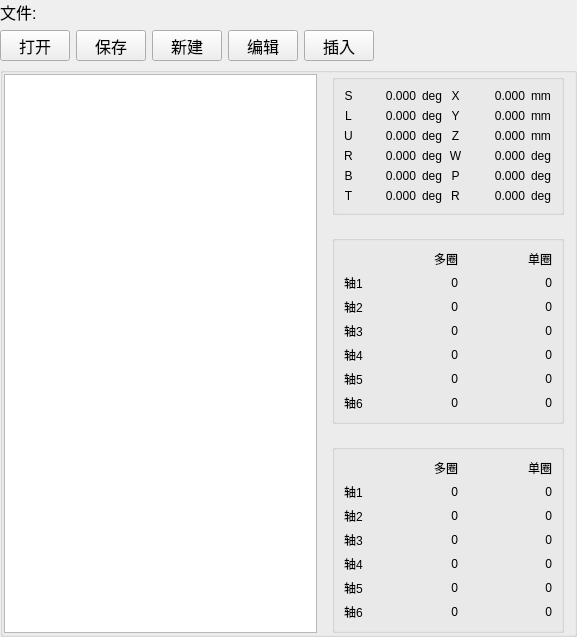
<?xml version="1.0" encoding="UTF-8"?>
<ui version="4.0">
 <class>CAutoMachiningStateUi</class>
 <widget class="QWidget" name="CAutoMachiningStateUi">
  <property name="geometry">
   <rect>
    <x>0</x>
    <y>0</y>
    <width>577</width>
    <height>550</height>
   </rect>
  </property>
  <property name="windowTitle">
   <string>Form</string>
  </property>
  <layout class="QHBoxLayout" name="horizontalLayout_3" stretch="3">
   <property name="leftMargin">
    <number>0</number>
   </property>
   <property name="topMargin">
    <number>0</number>
   </property>
   <property name="rightMargin">
    <number>0</number>
   </property>
   <property name="bottomMargin">
    <number>0</number>
   </property>
   <item>
    <widget class="QWidget" name="widget" native="true">
     <layout class="QVBoxLayout" name="verticalLayout_2">
      <property name="leftMargin">
       <number>0</number>
      </property>
      <property name="topMargin">
       <number>0</number>
      </property>
      <property name="rightMargin">
       <number>0</number>
      </property>
      <property name="bottomMargin">
       <number>0</number>
      </property>
      <item>
       <widget class="QWidget" name="horizontalWidget" native="true">
        <property name="sizePolicy">
         <sizepolicy hsizetype="Minimum" vsizetype="Fixed">
          <horstretch>0</horstretch>
          <verstretch>0</verstretch>
         </sizepolicy>
        </property>
        <layout class="QHBoxLayout" name="horizontalLayout" stretch="0,1">
         <property name="sizeConstraint">
          <enum>QLayout::SetDefaultConstraint</enum>
         </property>
         <property name="leftMargin">
          <number>0</number>
         </property>
         <property name="topMargin">
          <number>0</number>
         </property>
         <property name="rightMargin">
          <number>0</number>
         </property>
         <property name="bottomMargin">
          <number>0</number>
         </property>
         <item>
          <widget class="QLabel" name="label">
           <property name="sizePolicy">
            <sizepolicy hsizetype="Minimum" vsizetype="Fixed">
             <horstretch>0</horstretch>
             <verstretch>0</verstretch>
            </sizepolicy>
           </property>
           <property name="minimumSize">
            <size>
             <width>20</width>
             <height>0</height>
            </size>
           </property>
           <property name="font">
            <font>
             <pointsize>12</pointsize>
            </font>
           </property>
           <property name="text">
            <string>文件:</string>
           </property>
          </widget>
         </item>
         <item>
          <widget class="QLabel" name="filename">
           <property name="sizePolicy">
            <sizepolicy hsizetype="Minimum" vsizetype="Fixed">
             <horstretch>0</horstretch>
             <verstretch>0</verstretch>
            </sizepolicy>
           </property>
           <property name="font">
            <font>
             <pointsize>12</pointsize>
            </font>
           </property>
           <property name="text">
            <string/>
           </property>
          </widget>
         </item>
        </layout>
       </widget>
      </item>
      <item>
       <widget class="QWidget" name="horizontalWidget_2" native="true">
        <property name="sizePolicy">
         <sizepolicy hsizetype="Fixed" vsizetype="Fixed">
          <horstretch>0</horstretch>
          <verstretch>0</verstretch>
         </sizepolicy>
        </property>
        <property name="minimumSize">
         <size>
          <width>370</width>
          <height>0</height>
         </size>
        </property>
        <property name="font">
         <font>
          <pointsize>12</pointsize>
         </font>
        </property>
        <property name="layoutDirection">
         <enum>Qt::LeftToRight</enum>
        </property>
        <property name="autoFillBackground">
         <bool>false</bool>
        </property>
        <layout class="QHBoxLayout" name="horizontalLayout_2">
         <property name="leftMargin">
          <number>0</number>
         </property>
         <property name="topMargin">
          <number>0</number>
         </property>
         <property name="rightMargin">
          <number>0</number>
         </property>
         <property name="bottomMargin">
          <number>0</number>
         </property>
         <item>
          <widget class="QToolButton" name="openfile">
           <property name="minimumSize">
            <size>
             <width>70</width>
             <height>30</height>
            </size>
           </property>
           <property name="toolTip">
            <string>打开加工文件</string>
           </property>
           <property name="statusTip">
            <string>打开加工文件</string>
           </property>
           <property name="text">
            <string>打开</string>
           </property>
           <property name="autoRaise">
            <bool>false</bool>
           </property>
           <property name="arrowType">
            <enum>Qt::NoArrow</enum>
           </property>
          </widget>
         </item>
         <item>
          <widget class="QToolButton" name="savefile">
           <property name="minimumSize">
            <size>
             <width>70</width>
             <height>30</height>
            </size>
           </property>
           <property name="toolTip">
            <string>保存加工文件</string>
           </property>
           <property name="statusTip">
            <string>保存加工文件</string>
           </property>
           <property name="text">
            <string>保存</string>
           </property>
          </widget>
         </item>
         <item>
          <widget class="QToolButton" name="createfile">
           <property name="minimumSize">
            <size>
             <width>70</width>
             <height>30</height>
            </size>
           </property>
           <property name="toolTip">
            <string>新建加工文件</string>
           </property>
           <property name="statusTip">
            <string>新建加工文件</string>
           </property>
           <property name="text">
            <string>新建</string>
           </property>
          </widget>
         </item>
         <item>
          <widget class="QToolButton" name="editfile">
           <property name="minimumSize">
            <size>
             <width>70</width>
             <height>30</height>
            </size>
           </property>
           <property name="toolTip">
            <string>编辑加工文件</string>
           </property>
           <property name="statusTip">
            <string>编辑加工文件</string>
           </property>
           <property name="text">
            <string>编辑</string>
           </property>
           <property name="checkable">
            <bool>true</bool>
           </property>
           <property name="checked">
            <bool>false</bool>
           </property>
          </widget>
         </item>
         <item>
          <widget class="QToolButton" name="addtechpoint">
           <property name="minimumSize">
            <size>
             <width>70</width>
             <height>30</height>
            </size>
           </property>
           <property name="toolTip">
            <string>添加示教点</string>
           </property>
           <property name="statusTip">
            <string>添加示教点</string>
           </property>
           <property name="text">
            <string>插入</string>
           </property>
          </widget>
         </item>
        </layout>
       </widget>
      </item>
      <item>
       <widget class="QGroupBox" name="groupBox">
        <layout class="QHBoxLayout" name="horizontalLayout_4" stretch="5,4">
         <property name="leftMargin">
          <number>1</number>
         </property>
         <property name="topMargin">
          <number>1</number>
         </property>
         <property name="rightMargin">
          <number>1</number>
         </property>
         <property name="bottomMargin">
          <number>1</number>
         </property>
         <item>
          <widget class="CodeEditor" name="NGCodeText">
           <property name="sizePolicy">
            <sizepolicy hsizetype="Preferred" vsizetype="Preferred">
             <horstretch>0</horstretch>
             <verstretch>0</verstretch>
            </sizepolicy>
           </property>
          </widget>
         </item>
         <item>
          <widget class="QWidget" name="widget_2" native="true">
           <property name="sizePolicy">
            <sizepolicy hsizetype="Preferred" vsizetype="Preferred">
             <horstretch>0</horstretch>
             <verstretch>0</verstretch>
            </sizepolicy>
           </property>
           <layout class="QVBoxLayout" name="verticalLayout">
            <property name="spacing">
             <number>20</number>
            </property>
            <property name="topMargin">
             <number>0</number>
            </property>
            <property name="bottomMargin">
             <number>0</number>
            </property>
            <item>
             <widget class="QGroupBox" name="gridGroupBox">
              <property name="sizePolicy">
               <sizepolicy hsizetype="Preferred" vsizetype="Fixed">
                <horstretch>0</horstretch>
                <verstretch>0</verstretch>
               </sizepolicy>
              </property>
              <layout class="QGridLayout" name="gridLayout" rowstretch="0,0,0,0,0,0" columnstretch="0,5,0,0,1,5,0">
               <item row="5" column="4">
                <widget class="QLabel" name="label_51">
                 <property name="text">
                  <string>R</string>
                 </property>
                 <property name="alignment">
                  <set>Qt::AlignCenter</set>
                 </property>
                </widget>
               </item>
               <item row="4" column="1">
                <widget class="QLabel" name="E">
                 <property name="text">
                  <string>0.000</string>
                 </property>
                 <property name="alignment">
                  <set>Qt::AlignRight|Qt::AlignTrailing|Qt::AlignVCenter</set>
                 </property>
                </widget>
               </item>
               <item row="4" column="2">
                <widget class="QLabel" name="label_46">
                 <property name="text">
                  <string>deg</string>
                 </property>
                </widget>
               </item>
               <item row="4" column="6">
                <widget class="QLabel" name="label_47">
                 <property name="text">
                  <string>deg</string>
                 </property>
                </widget>
               </item>
               <item row="4" column="5">
                <widget class="QLabel" name="p">
                 <property name="text">
                  <string>0.000</string>
                 </property>
                 <property name="alignment">
                  <set>Qt::AlignRight|Qt::AlignTrailing|Qt::AlignVCenter</set>
                 </property>
                </widget>
               </item>
               <item row="2" column="6">
                <widget class="QLabel" name="label_24">
                 <property name="text">
                  <string>mm</string>
                 </property>
                </widget>
               </item>
               <item row="5" column="0">
                <widget class="QLabel" name="label_49">
                 <property name="text">
                  <string>T</string>
                 </property>
                 <property name="alignment">
                  <set>Qt::AlignCenter</set>
                 </property>
                </widget>
               </item>
               <item row="5" column="2">
                <widget class="QLabel" name="label_50">
                 <property name="text">
                  <string>deg</string>
                 </property>
                </widget>
               </item>
               <item row="1" column="0">
                <widget class="QLabel" name="label_5">
                 <property name="text">
                  <string>L</string>
                 </property>
                 <property name="alignment">
                  <set>Qt::AlignCenter</set>
                 </property>
                </widget>
               </item>
               <item row="2" column="5">
                <widget class="QLabel" name="z">
                 <property name="text">
                  <string>0.000</string>
                 </property>
                 <property name="alignment">
                  <set>Qt::AlignRight|Qt::AlignTrailing|Qt::AlignVCenter</set>
                 </property>
                </widget>
               </item>
               <item row="3" column="5">
                <widget class="QLabel" name="w">
                 <property name="text">
                  <string>0.000</string>
                 </property>
                 <property name="alignment">
                  <set>Qt::AlignRight|Qt::AlignTrailing|Qt::AlignVCenter</set>
                 </property>
                </widget>
               </item>
               <item row="3" column="6">
                <widget class="QLabel" name="label_23">
                 <property name="text">
                  <string>deg</string>
                 </property>
                </widget>
               </item>
               <item row="0" column="2">
                <widget class="QLabel" name="label_14">
                 <property name="text">
                  <string>deg</string>
                 </property>
                </widget>
               </item>
               <item row="1" column="1">
                <widget class="QLabel" name="B">
                 <property name="text">
                  <string>0.000</string>
                 </property>
                 <property name="alignment">
                  <set>Qt::AlignRight|Qt::AlignTrailing|Qt::AlignVCenter</set>
                 </property>
                </widget>
               </item>
               <item row="4" column="4">
                <widget class="QLabel" name="label_48">
                 <property name="text">
                  <string>P</string>
                 </property>
                 <property name="alignment">
                  <set>Qt::AlignCenter</set>
                 </property>
                </widget>
               </item>
               <item row="3" column="1">
                <widget class="QLabel" name="D">
                 <property name="text">
                  <string>0.000</string>
                 </property>
                 <property name="alignment">
                  <set>Qt::AlignRight|Qt::AlignTrailing|Qt::AlignVCenter</set>
                 </property>
                </widget>
               </item>
               <item row="0" column="5">
                <widget class="QLabel" name="x">
                 <property name="text">
                  <string>0.000</string>
                 </property>
                 <property name="alignment">
                  <set>Qt::AlignRight|Qt::AlignTrailing|Qt::AlignVCenter</set>
                 </property>
                </widget>
               </item>
               <item row="0" column="4">
                <widget class="QLabel" name="label_7">
                 <property name="text">
                  <string>X</string>
                 </property>
                 <property name="alignment">
                  <set>Qt::AlignCenter</set>
                 </property>
                </widget>
               </item>
               <item row="0" column="0">
                <widget class="QLabel" name="label_3">
                 <property name="sizePolicy">
                  <sizepolicy hsizetype="Minimum" vsizetype="Fixed">
                   <horstretch>0</horstretch>
                   <verstretch>0</verstretch>
                  </sizepolicy>
                 </property>
                 <property name="text">
                  <string>S</string>
                 </property>
                 <property name="alignment">
                  <set>Qt::AlignCenter</set>
                 </property>
                </widget>
               </item>
               <item row="2" column="1">
                <widget class="QLabel" name="C">
                 <property name="text">
                  <string>0.000</string>
                 </property>
                 <property name="alignment">
                  <set>Qt::AlignRight|Qt::AlignTrailing|Qt::AlignVCenter</set>
                 </property>
                </widget>
               </item>
               <item row="3" column="0">
                <widget class="QLabel" name="label_17">
                 <property name="text">
                  <string>R</string>
                 </property>
                 <property name="alignment">
                  <set>Qt::AlignCenter</set>
                 </property>
                </widget>
               </item>
               <item row="1" column="5">
                <widget class="QLabel" name="y">
                 <property name="text">
                  <string>0.000</string>
                 </property>
                 <property name="alignment">
                  <set>Qt::AlignRight|Qt::AlignTrailing|Qt::AlignVCenter</set>
                 </property>
                </widget>
               </item>
               <item row="1" column="4">
                <widget class="QLabel" name="label_18">
                 <property name="text">
                  <string>Y</string>
                 </property>
                 <property name="alignment">
                  <set>Qt::AlignCenter</set>
                 </property>
                </widget>
               </item>
               <item row="5" column="1">
                <widget class="QLabel" name="F">
                 <property name="text">
                  <string>0.000</string>
                 </property>
                 <property name="alignment">
                  <set>Qt::AlignRight|Qt::AlignTrailing|Qt::AlignVCenter</set>
                 </property>
                </widget>
               </item>
               <item row="0" column="1">
                <widget class="QLabel" name="A">
                 <property name="text">
                  <string>0.000</string>
                 </property>
                 <property name="alignment">
                  <set>Qt::AlignRight|Qt::AlignTrailing|Qt::AlignVCenter</set>
                 </property>
                </widget>
               </item>
               <item row="2" column="2">
                <widget class="QLabel" name="label_19">
                 <property name="text">
                  <string>deg</string>
                 </property>
                </widget>
               </item>
               <item row="1" column="2">
                <widget class="QLabel" name="label_16">
                 <property name="text">
                  <string>deg</string>
                 </property>
                </widget>
               </item>
               <item row="4" column="0">
                <widget class="QLabel" name="label_9">
                 <property name="text">
                  <string>B</string>
                 </property>
                 <property name="alignment">
                  <set>Qt::AlignCenter</set>
                 </property>
                </widget>
               </item>
               <item row="2" column="0">
                <widget class="QLabel" name="label_15">
                 <property name="text">
                  <string>U</string>
                 </property>
                 <property name="alignment">
                  <set>Qt::AlignCenter</set>
                 </property>
                </widget>
               </item>
               <item row="3" column="4">
                <widget class="QLabel" name="label_8">
                 <property name="text">
                  <string>W</string>
                 </property>
                 <property name="alignment">
                  <set>Qt::AlignCenter</set>
                 </property>
                </widget>
               </item>
               <item row="5" column="5">
                <widget class="QLabel" name="r">
                 <property name="text">
                  <string>0.000</string>
                 </property>
                 <property name="alignment">
                  <set>Qt::AlignRight|Qt::AlignTrailing|Qt::AlignVCenter</set>
                 </property>
                </widget>
               </item>
               <item row="5" column="6">
                <widget class="QLabel" name="label_52">
                 <property name="text">
                  <string>deg</string>
                 </property>
                </widget>
               </item>
               <item row="3" column="2">
                <widget class="QLabel" name="label_20">
                 <property name="text">
                  <string>deg</string>
                 </property>
                </widget>
               </item>
               <item row="0" column="6">
                <widget class="QLabel" name="label_21">
                 <property name="text">
                  <string>mm</string>
                 </property>
                </widget>
               </item>
               <item row="1" column="6">
                <widget class="QLabel" name="label_22">
                 <property name="text">
                  <string>mm</string>
                 </property>
                </widget>
               </item>
               <item row="2" column="4">
                <widget class="QLabel" name="label_25">
                 <property name="text">
                  <string>Z</string>
                 </property>
                 <property name="alignment">
                  <set>Qt::AlignCenter</set>
                 </property>
                </widget>
               </item>
              </layout>
             </widget>
            </item>
            <item>
             <widget class="QGroupBox" name="gridGroupBox_3">
              <property name="sizePolicy">
               <sizepolicy hsizetype="Preferred" vsizetype="Fixed">
                <horstretch>0</horstretch>
                <verstretch>0</verstretch>
               </sizepolicy>
              </property>
              <property name="layoutDirection">
               <enum>Qt::LeftToRight</enum>
              </property>
              <layout class="QGridLayout" name="gridLayout_3" columnstretch="0,2,2">
               <item row="6" column="2">
                <widget class="QLabel" name="axis6_pulse_single">
                 <property name="text">
                  <string>0</string>
                 </property>
                 <property name="alignment">
                  <set>Qt::AlignRight|Qt::AlignTrailing|Qt::AlignVCenter</set>
                 </property>
                </widget>
               </item>
               <item row="5" column="1">
                <widget class="QLabel" name="axis5_pulse_multi">
                 <property name="text">
                  <string>0</string>
                 </property>
                 <property name="alignment">
                  <set>Qt::AlignRight|Qt::AlignTrailing|Qt::AlignVCenter</set>
                 </property>
                </widget>
               </item>
               <item row="2" column="1">
                <widget class="QLabel" name="axis2_pulse_multi">
                 <property name="font">
                  <font>
                   <weight>50</weight>
                   <italic>false</italic>
                   <bold>false</bold>
                   <underline>false</underline>
                   <strikeout>false</strikeout>
                   <stylestrategy>PreferDefault</stylestrategy>
                   <kerning>true</kerning>
                  </font>
                 </property>
                 <property name="acceptDrops">
                  <bool>false</bool>
                 </property>
                 <property name="layoutDirection">
                  <enum>Qt::LeftToRight</enum>
                 </property>
                 <property name="text">
                  <string>0</string>
                 </property>
                 <property name="textFormat">
                  <enum>Qt::AutoText</enum>
                 </property>
                 <property name="scaledContents">
                  <bool>false</bool>
                 </property>
                 <property name="alignment">
                  <set>Qt::AlignRight|Qt::AlignTrailing|Qt::AlignVCenter</set>
                 </property>
                </widget>
               </item>
               <item row="6" column="0">
                <widget class="QLabel" name="label_54">
                 <property name="text">
                  <string>轴6</string>
                 </property>
                </widget>
               </item>
               <item row="6" column="1">
                <widget class="QLabel" name="axis6_pulse_multi">
                 <property name="text">
                  <string>0</string>
                 </property>
                 <property name="alignment">
                  <set>Qt::AlignRight|Qt::AlignTrailing|Qt::AlignVCenter</set>
                 </property>
                </widget>
               </item>
               <item row="5" column="2">
                <widget class="QLabel" name="axis5_pulse_single">
                 <property name="text">
                  <string>0</string>
                 </property>
                 <property name="alignment">
                  <set>Qt::AlignRight|Qt::AlignTrailing|Qt::AlignVCenter</set>
                 </property>
                </widget>
               </item>
               <item row="5" column="0">
                <widget class="QLabel" name="label_53">
                 <property name="text">
                  <string>轴5</string>
                 </property>
                </widget>
               </item>
               <item row="1" column="0">
                <widget class="QLabel" name="label_26">
                 <property name="text">
                  <string>轴1</string>
                 </property>
                </widget>
               </item>
               <item row="4" column="1">
                <widget class="QLabel" name="axis4_pulse_multi">
                 <property name="text">
                  <string>0</string>
                 </property>
                 <property name="alignment">
                  <set>Qt::AlignRight|Qt::AlignTrailing|Qt::AlignVCenter</set>
                 </property>
                </widget>
               </item>
               <item row="2" column="0">
                <widget class="QLabel" name="label_11">
                 <property name="text">
                  <string>轴2</string>
                 </property>
                </widget>
               </item>
               <item row="1" column="2">
                <widget class="QLabel" name="axis1_pulse_single">
                 <property name="text">
                  <string>0</string>
                 </property>
                 <property name="alignment">
                  <set>Qt::AlignRight|Qt::AlignTrailing|Qt::AlignVCenter</set>
                 </property>
                </widget>
               </item>
               <item row="4" column="2">
                <widget class="QLabel" name="axis4_pulse_single">
                 <property name="text">
                  <string>0</string>
                 </property>
                 <property name="alignment">
                  <set>Qt::AlignRight|Qt::AlignTrailing|Qt::AlignVCenter</set>
                 </property>
                </widget>
               </item>
               <item row="1" column="1">
                <widget class="QLabel" name="axis1_pulse_multi">
                 <property name="text">
                  <string>0</string>
                 </property>
                 <property name="alignment">
                  <set>Qt::AlignRight|Qt::AlignTrailing|Qt::AlignVCenter</set>
                 </property>
                </widget>
               </item>
               <item row="4" column="0">
                <widget class="QLabel" name="label_31">
                 <property name="text">
                  <string>轴4</string>
                 </property>
                </widget>
               </item>
               <item row="3" column="2">
                <widget class="QLabel" name="axis3_pulse_single">
                 <property name="text">
                  <string>0</string>
                 </property>
                 <property name="alignment">
                  <set>Qt::AlignRight|Qt::AlignTrailing|Qt::AlignVCenter</set>
                 </property>
                </widget>
               </item>
               <item row="3" column="0">
                <widget class="QLabel" name="label_28">
                 <property name="text">
                  <string>轴3</string>
                 </property>
                </widget>
               </item>
               <item row="2" column="2">
                <widget class="QLabel" name="axis2_pulse_single">
                 <property name="text">
                  <string>0</string>
                 </property>
                 <property name="alignment">
                  <set>Qt::AlignRight|Qt::AlignTrailing|Qt::AlignVCenter</set>
                 </property>
                </widget>
               </item>
               <item row="3" column="1">
                <widget class="QLabel" name="axis3_pulse_multi">
                 <property name="text">
                  <string>0</string>
                 </property>
                 <property name="alignment">
                  <set>Qt::AlignRight|Qt::AlignTrailing|Qt::AlignVCenter</set>
                 </property>
                </widget>
               </item>
               <item row="0" column="0">
                <widget class="QLabel" name="label_12">
                 <property name="text">
                  <string/>
                 </property>
                </widget>
               </item>
               <item row="0" column="2">
                <widget class="QLabel" name="comand_single">
                 <property name="text">
                  <string>单圈</string>
                 </property>
                 <property name="alignment">
                  <set>Qt::AlignRight|Qt::AlignTrailing|Qt::AlignVCenter</set>
                 </property>
                </widget>
               </item>
               <item row="0" column="1">
                <widget class="QLabel" name="comand_multi">
                 <property name="text">
                  <string>多圈</string>
                 </property>
                 <property name="alignment">
                  <set>Qt::AlignRight|Qt::AlignTrailing|Qt::AlignVCenter</set>
                 </property>
                </widget>
               </item>
              </layout>
             </widget>
            </item>
            <item>
             <widget class="QGroupBox" name="gridGroupBox_2">
              <property name="sizePolicy">
               <sizepolicy hsizetype="Preferred" vsizetype="Fixed">
                <horstretch>0</horstretch>
                <verstretch>0</verstretch>
               </sizepolicy>
              </property>
              <layout class="QGridLayout" name="gridLayout_2" columnstretch="0,2,2">
               <item row="4" column="1">
                <widget class="QLabel" name="axis4_multi">
                 <property name="text">
                  <string>0</string>
                 </property>
                 <property name="alignment">
                  <set>Qt::AlignRight|Qt::AlignTrailing|Qt::AlignVCenter</set>
                 </property>
                </widget>
               </item>
               <item row="3" column="1">
                <widget class="QLabel" name="axis3_multi">
                 <property name="text">
                  <string>0</string>
                 </property>
                 <property name="alignment">
                  <set>Qt::AlignRight|Qt::AlignTrailing|Qt::AlignVCenter</set>
                 </property>
                </widget>
               </item>
               <item row="2" column="1">
                <widget class="QLabel" name="axis2_multi">
                 <property name="text">
                  <string>0</string>
                 </property>
                 <property name="alignment">
                  <set>Qt::AlignRight|Qt::AlignTrailing|Qt::AlignVCenter</set>
                 </property>
                </widget>
               </item>
               <item row="1" column="1">
                <widget class="QLabel" name="axis1_multi">
                 <property name="text">
                  <string>0</string>
                 </property>
                 <property name="alignment">
                  <set>Qt::AlignRight|Qt::AlignTrailing|Qt::AlignVCenter</set>
                 </property>
                </widget>
               </item>
               <item row="0" column="1">
                <widget class="QLabel" name="real_multi">
                 <property name="text">
                  <string>多圈</string>
                 </property>
                 <property name="alignment">
                  <set>Qt::AlignRight|Qt::AlignTrailing|Qt::AlignVCenter</set>
                 </property>
                </widget>
               </item>
               <item row="4" column="2">
                <widget class="QLabel" name="axis4_single">
                 <property name="text">
                  <string>0</string>
                 </property>
                 <property name="alignment">
                  <set>Qt::AlignRight|Qt::AlignTrailing|Qt::AlignVCenter</set>
                 </property>
                </widget>
               </item>
               <item row="4" column="0">
                <widget class="QLabel" name="label_37">
                 <property name="text">
                  <string>轴4</string>
                 </property>
                </widget>
               </item>
               <item row="3" column="2">
                <widget class="QLabel" name="axis3_single">
                 <property name="text">
                  <string>0</string>
                 </property>
                 <property name="alignment">
                  <set>Qt::AlignRight|Qt::AlignTrailing|Qt::AlignVCenter</set>
                 </property>
                </widget>
               </item>
               <item row="3" column="0">
                <widget class="QLabel" name="label_34">
                 <property name="text">
                  <string>轴3</string>
                 </property>
                </widget>
               </item>
               <item row="2" column="2">
                <widget class="QLabel" name="axis2_single">
                 <property name="text">
                  <string>0</string>
                 </property>
                 <property name="alignment">
                  <set>Qt::AlignRight|Qt::AlignTrailing|Qt::AlignVCenter</set>
                 </property>
                </widget>
               </item>
               <item row="1" column="2">
                <widget class="QLabel" name="axis1_single">
                 <property name="text">
                  <string>0</string>
                 </property>
                 <property name="alignment">
                  <set>Qt::AlignRight|Qt::AlignTrailing|Qt::AlignVCenter</set>
                 </property>
                </widget>
               </item>
               <item row="0" column="2">
                <widget class="QLabel" name="real_single">
                 <property name="text">
                  <string>单圈</string>
                 </property>
                 <property name="alignment">
                  <set>Qt::AlignRight|Qt::AlignTrailing|Qt::AlignVCenter</set>
                 </property>
                </widget>
               </item>
               <item row="1" column="0">
                <widget class="QLabel" name="label_2">
                 <property name="text">
                  <string>轴1</string>
                 </property>
                </widget>
               </item>
               <item row="0" column="0">
                <widget class="QLabel" name="label_6">
                 <property name="text">
                  <string/>
                 </property>
                </widget>
               </item>
               <item row="2" column="0">
                <widget class="QLabel" name="label_4">
                 <property name="text">
                  <string>轴2</string>
                 </property>
                </widget>
               </item>
               <item row="5" column="0">
                <widget class="QLabel" name="label_55">
                 <property name="text">
                  <string>轴5</string>
                 </property>
                </widget>
               </item>
               <item row="6" column="0">
                <widget class="QLabel" name="label_56">
                 <property name="text">
                  <string>轴6</string>
                 </property>
                </widget>
               </item>
               <item row="5" column="1">
                <widget class="QLabel" name="axis5_multi">
                 <property name="text">
                  <string>0</string>
                 </property>
                 <property name="alignment">
                  <set>Qt::AlignRight|Qt::AlignTrailing|Qt::AlignVCenter</set>
                 </property>
                </widget>
               </item>
               <item row="6" column="1">
                <widget class="QLabel" name="axis6_multi">
                 <property name="text">
                  <string>0</string>
                 </property>
                 <property name="alignment">
                  <set>Qt::AlignRight|Qt::AlignTrailing|Qt::AlignVCenter</set>
                 </property>
                </widget>
               </item>
               <item row="5" column="2">
                <widget class="QLabel" name="axis5_single">
                 <property name="text">
                  <string>0</string>
                 </property>
                 <property name="alignment">
                  <set>Qt::AlignRight|Qt::AlignTrailing|Qt::AlignVCenter</set>
                 </property>
                </widget>
               </item>
               <item row="6" column="2">
                <widget class="QLabel" name="axis6_single">
                 <property name="text">
                  <string>0</string>
                 </property>
                 <property name="alignment">
                  <set>Qt::AlignRight|Qt::AlignTrailing|Qt::AlignVCenter</set>
                 </property>
                </widget>
               </item>
              </layout>
             </widget>
            </item>
           </layout>
          </widget>
         </item>
        </layout>
       </widget>
      </item>
     </layout>
    </widget>
   </item>
  </layout>
 </widget>
 <customwidgets>
  <customwidget>
   <class>CodeEditor</class>
   <extends>QPlainTextEdit</extends>
   <header location="global">UI/codeeditor.h</header>
  </customwidget>
 </customwidgets>
 <resources/>
 <connections/>
</ui>
